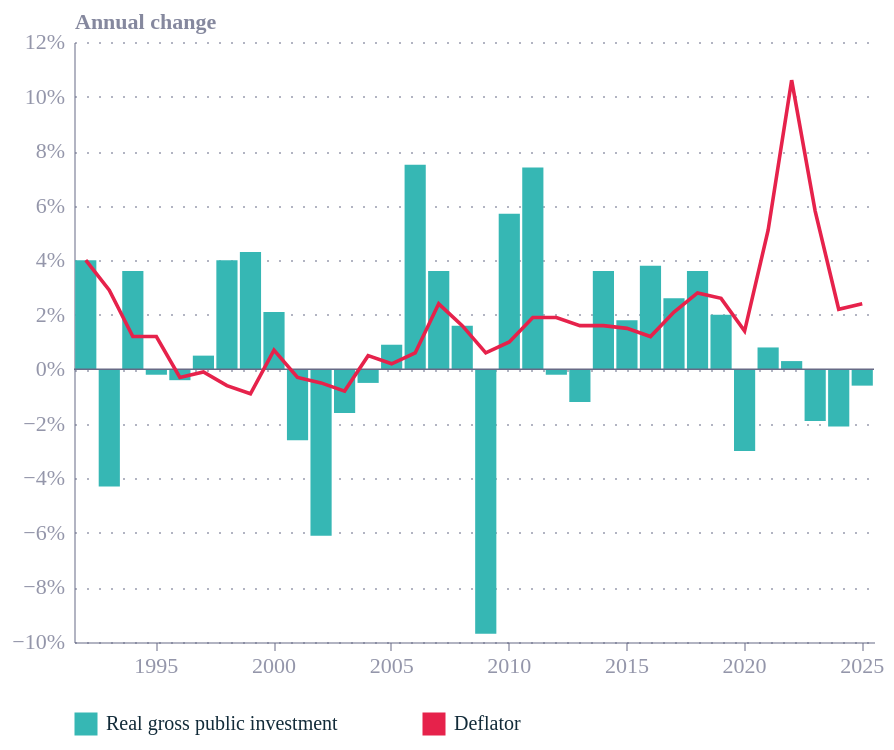

Notebook code cell kept with this figure:
### Code cell
from pathlib import Path

import altair as alt
import pandas as pd
from ecostyles import EcoStyles

styles = EcoStyles(); styles.register_and_enable_theme()

# ---------- data path: ../data first, else search up the folder tree ----------
FILENAME = "plot4_public-investment.csv"
PATH = Path("../data") / FILENAME
if not PATH.exists():
    PATH = next(
        p for parent in [Path.cwd(), *list(Path.cwd().parents)[:4]]
        for p in parent.rglob(FILENAME)
    )
print("Using:", PATH.resolve())

# ---------- settings ----------
SOURCE = "Source: [add source]"                      # <- fill in
BARS, LINE = "Real gross public investment", "Deflator"
GREY = "#676A86"

# ---------- data ----------
raw = pd.read_csv(PATH, encoding="utf-8-sig")        # file has a BOM
raw = raw.rename(columns={"Year": "year"}).dropna(subset=[BARS, LINE], how="all")   # drops the empty 1991 row
raw["year"] = raw["year"].astype(int)

long = raw.melt(
    id_vars="year", value_vars=[BARS, LINE], var_name="series", value_name="value",
).dropna()

first, last = int(raw["year"].min()), int(raw["year"].max())
tick_years = [int(y) for y in raw["year"] if y % 5 == 0]

# ---------- chart ----------
x = alt.X("year:O", title=None, axis=alt.Axis(values=tick_years, labelAngle=0))
y = alt.Y("value:Q", title="Annual change", axis=alt.Axis(labelExpr="datum.label + '%'"))
color = alt.Color(
    "series:N", scale=alt.Scale(domain=[BARS, LINE]),     # bars take the theme's first colour, line the second
    legend=alt.Legend(
        orient="bottom", columns=2, symbolLimit=0,
        columnPadding=40, title=None, labelFontSize=10,
    ),
)

bars = alt.Chart(long[long["series"] == BARS]).mark_bar().encode(x=x, y=y, color=color)
zero = alt.Chart(pd.DataFrame({"value": [0]})).mark_rule(
    color=GREY, strokeWidth=0.8).encode(y=y)
line = alt.Chart(long[long["series"] == LINE]).mark_line(strokeWidth=1.8).encode(
    x=x, y=y, color=color)

caption = alt.Title(
    text=SOURCE,
    subtitle=[f"Real gross public investment (bars) and deflator (line), "
              f"annual change, %, {first}–{last}."],
    orient="bottom", anchor="start",
    fontSize=11, subtitleFontSize=10,
    color=GREY, subtitleColor=GREY, dy=12)

chart = (
    (bars + zero + line)
    .properties(width=400, height=300)
    .configure(background="white", font="Circular Std")
    .configure_view(fill="transparent", stroke="transparent")
    .configure_axis(labelColor=GREY, titleColor=GREY))

styles.save(chart, path=".", name="germany_public_investment", svg=True)
chart.save("germany_public_investment.png", scale_factor=2.0)
chart

### Figure 1 — Vega-Lite specification as saved in the notebook (floating-point values rounded to 4 significant figures)
{"config": {"font": "Circular Std", "text": {"color": "#676A86", "align": "left", "baseline": "middle", "dx": 7, "dy": 0, "fontSize": 11}, "view": {"stroke": "transparent", "continuousWidth": 400, "continuousHeight": 300, "discreteWidth": 400, "discreteHeight": 300, "fill": "transparent"}, "range": {"category": ["#36B7B4", "#E6224B", "#F4C245", "#0063AF", "#00A767", "#179FDB", "#EB5C2E"], "diverging": ["#E6224B", "#E54753", "#C9C9C9", "#179FDB", "#122B39"], "heatmap": ["#C9C9C9", "#179FDB", "#0063AF", "#122B39"], "ordinal": ["#00A767", "#36B7B4", "#179FDB", "#0063AF", "#243B5A"]}, "bar": {"color": "#179fdb"}, "line": {"color": "#e6224b"}, "rule": {"color": "#676A86"}, "area": {"opacity": 0.3}, "point": {"filled": true, "size": 80, "color": "#e6224b", "opacity": 0.95}, "geoshape": {"stroke": "white", "strokeWidth": 0.3}, "rect": {"fill": "#d6d4d4", "opacity": 0.3}, "axis": {"labelColor": "#676A86", "labelFontSize": 11, "labelFont": "Circular Std", "labelOpacity": 0.7, "tickColor": "#676A86", "tickOpacity": 0.5, "domainColor": "#676A86", "domainOpacity": 0.5, "gridColor": "#676A86", "gridDash": [2, 2], "gridOpacity": 0.5, "title": null, "titleColor": "#676A86", "titleOpacity": 0.8, "tickSize": 4}, "axisXDiscrete": {"grid": false, "labelAngle": 0, "tickCount": 10, "tickOpacity": 0.5, "title": null}, "axisYDiscrete": {"ticks": false, "labelPadding": 5}, "axisXTemporal": {"grid": false, "ticks": true}, "axisXQuantitative": {"grid": true}, "axisYQuantitative": {"gridColor": "#676A86", "gridDash": [1, 5], "gridOpacity": 0.5, "ticks": false, "labelPadding": 5, "tickCount": 8, "titleAngle": 0, "titleAlign": "left", "titleBaseline": "bottom", "titleX": 0, "titleY": -5}, "title": {"color": "#676A86E6", "subtitleColor": "#676A86", "font": "Circular Std", "subtitleFont": "Circular Std", "anchor": "start", "fontSize": 14, "subtitleFontSize": 12, "subtitlePadding": 4, "offset": 0, "frame": "group"}, "legend": {"titleColor": "#122b39", "title": null, "labelColor": "#122b39", "labelFontSize": 11}, "background": "white"}, "layer": [{"data": {"name": "data-b953cfa19c3bffc79058c0717728d1c1"}, "mark": {"type": "bar"}, "encoding": {"color": {"field": "series", "legend": {"columnPadding": 40, "columns": 2, "labelFontSize": 10, "orient": "bottom", "symbolLimit": 0, "title": null}, "scale": {"domain": ["Real gross public investment", "Deflator"]}, "type": "nominal"}, "x": {"axis": {"labelAngle": 0, "values": [1995, 2000, 2005, 2010, 2015, 2020, 2025]}, "field": "year", "title": null, "type": "ordinal"}, "y": {"axis": {"labelExpr": "datum.label + '%'"}, "field": "value", "title": "Annual change", "type": "quantitative"}}}, {"data": {"name": "data-d5936f8a284bfe7aa643d55ab9e3a9b1"}, "mark": {"type": "rule", "color": "#676A86", "strokeWidth": 0.8}, "encoding": {"y": {"axis": {"labelExpr": "datum.label + '%'"}, "field": "value", "title": "Annual change", "type": "quantitative"}}}, {"data": {"name": "data-61d0da00cb7b6278ff63aec2fa1c2982"}, "mark": {"type": "line", "strokeWidth": 1.8}, "encoding": {"color": {"field": "series", "legend": {"columnPadding": 40, "columns": 2, "labelFontSize": 10, "orient": "bottom", "symbolLimit": 0, "title": null}, "scale": {"domain": ["Real gross public investment", "Deflator"]}, "type": "nominal"}, "x": {"axis": {"labelAngle": 0, "values": [1995, 2000, 2005, 2010, 2015, 2020, 2025]}, "field": "year", "title": null, "type": "ordinal"}, "y": {"axis": {"labelExpr": "datum.label + '%'"}, "field": "value", "title": "Annual change", "type": "quantitative"}}}], "height": 300, "width": 400, "$schema": "https://vega.github.io/schema/vega-lite/v6.4.1.json", "datasets": {"data-b953cfa19c3bffc79058c0717728d1c1": [{"year": 1992, "series": "Real gross public investment", "value": 4.0}, {"year": 1993, "series": "Real gross public investment", "value": -4.3}, {"year": 1994, "series": "Real gross public investment", "value": 3.6}, {"year": 1995, "series": "Real gross public investment", "value": -0.2}, {"year": 1996, "series": "Real gross public investment", "value": -0.4}, {"year": 1997, "series": "Real gross public investment", "value": 0.5}, {"year": 1998, "series": "Real gross public investment", "value": 4.0}, {"year": 1999, "series": "Real gross public investment", "value": 4.3}, {"year": 2000, "series": "Real gross public investment", "value": 2.1}, {"year": 2001, "series": "Real gross public investment", "value": -2.6}, {"year": 2002, "series": "Real gross public investment", "value": -6.1}, {"year": 2003, "series": "Real gross public investment", "value": -1.6}, {"year": 2004, "series": "Real gross public investment", "value": -0.5}, {"year": 2005, "series": "Real gross public investment", "value": 0.9}, {"year": 2006, "series": "Real gross public investment", "value": 7.5}, {"year": 2007, "series": "Real gross public investment", "value": 3.6}, {"year": 2008, "series": "Real gross public investment", "value": 1.6}, {"year": 2009, "series": "Real gross public investment", "value": -9.7}, {"year": 2010, "series": "Real gross public investment", "value": 5.7}, {"year": 2011, "series": "Real gross public investment", "value": 7.4}, {"year": 2012, "series": "Real gross public investment", "value": -0.2}, {"year": 2013, "series": "Real gross public investment", "value": -1.2}, {"year": 2014, "series": "Real gross public investment", "value": 3.6}, {"year": 2015, "series": "Real gross public investment", "value": 1.8}, {"year": 2016, "series": "Real gross public investment", "value": 3.8}, {"year": 2017, "series": "Real gross public investment", "value": 2.6}, {"year": 2018, "series": "Real gross public investment", "value": 3.6}, {"year": 2019, "series": "Real gross public investment", "value": 2.0}, {"year": 2020, "series": "Real gross public investment", "value": -3.0}, {"year": 2021, "series": "Real gross public investment", "value": 0.8}, {"year": 2022, "series": "Real gross public investment", "value": 0.3}, {"year": 2023, "series": "Real gross public investment", "value": -1.9}, {"year": 2024, "series": "Real gross public investment", "value": -2.1}, {"year": 2025, "series": "Real gross public investment", "value": -0.6}], "data-d5936f8a284bfe7aa643d55ab9e3a9b1": [{"value": 0}], "data-61d0da00cb7b6278ff63aec2fa1c2982": [{"year": 1992, "series": "Deflator", "value": 4.0}, {"year": 1993, "series": "Deflator", "value": 2.9}, {"year": 1994, "series": "Deflator", "value": 1.2}, {"year": 1995, "series": "Deflator", "value": 1.2}, {"year": 1996, "series": "Deflator", "value": -0.3}, {"year": 1997, "series": "Deflator", "value": -0.1}, {"year": 1998, "series": "Deflator", "value": -0.6}, {"year": 1999, "series": "Deflator", "value": -0.9}, {"year": 2000, "series": "Deflator", "value": 0.7}, {"year": 2001, "series": "Deflator", "value": -0.3}, {"year": 2002, "series": "Deflator", "value": -0.5}, {"year": 2003, "series": "Deflator", "value": -0.8}, {"year": 2004, "series": "Deflator", "value": 0.5}, {"year": 2005, "series": "Deflator", "value": 0.2}, {"year": 2006, "series": "Deflator", "value": 0.6}, {"year": 2007, "series": "Deflator", "value": 2.4}, {"year": 2008, "series": "Deflator", "value": 1.6}, {"year": 2009, "series": "Deflator", "value": 0.6}, {"year": 2010, "series": "Deflator", "value": 1.0}, {"year": 2011, "series": "Deflator", "value": 1.9}, {"year": 2012, "series": "Deflator", "value": 1.9}, {"year": 2013, "series": "Deflator", "value": 1.6}, {"year": 2014, "series": "Deflator", "value": 1.6}, {"year": 2015, "series": "Deflator", "value": 1.5}, {"year": 2016, "series": "Deflator", "value": 1.2}, {"year": 2017, "series": "Deflator", "value": 2.1}, {"year": 2018, "series": "Deflator", "value": 2.8}, {"year": 2019, "series": "Deflator", "value": 2.6}, {"year": 2020, "series": "Deflator", "value": 1.4}, {"year": 2021, "series": "Deflator", "value": 5.1}, {"year": 2022, "series": "Deflator", "value": 10.6}, {"year": 2023, "series": "Deflator", "value": 5.8}, {"year": 2024, "series": "Deflator", "value": 2.2}, {"year": 2025, "series": "Deflator", "value": 2.4}]}}
